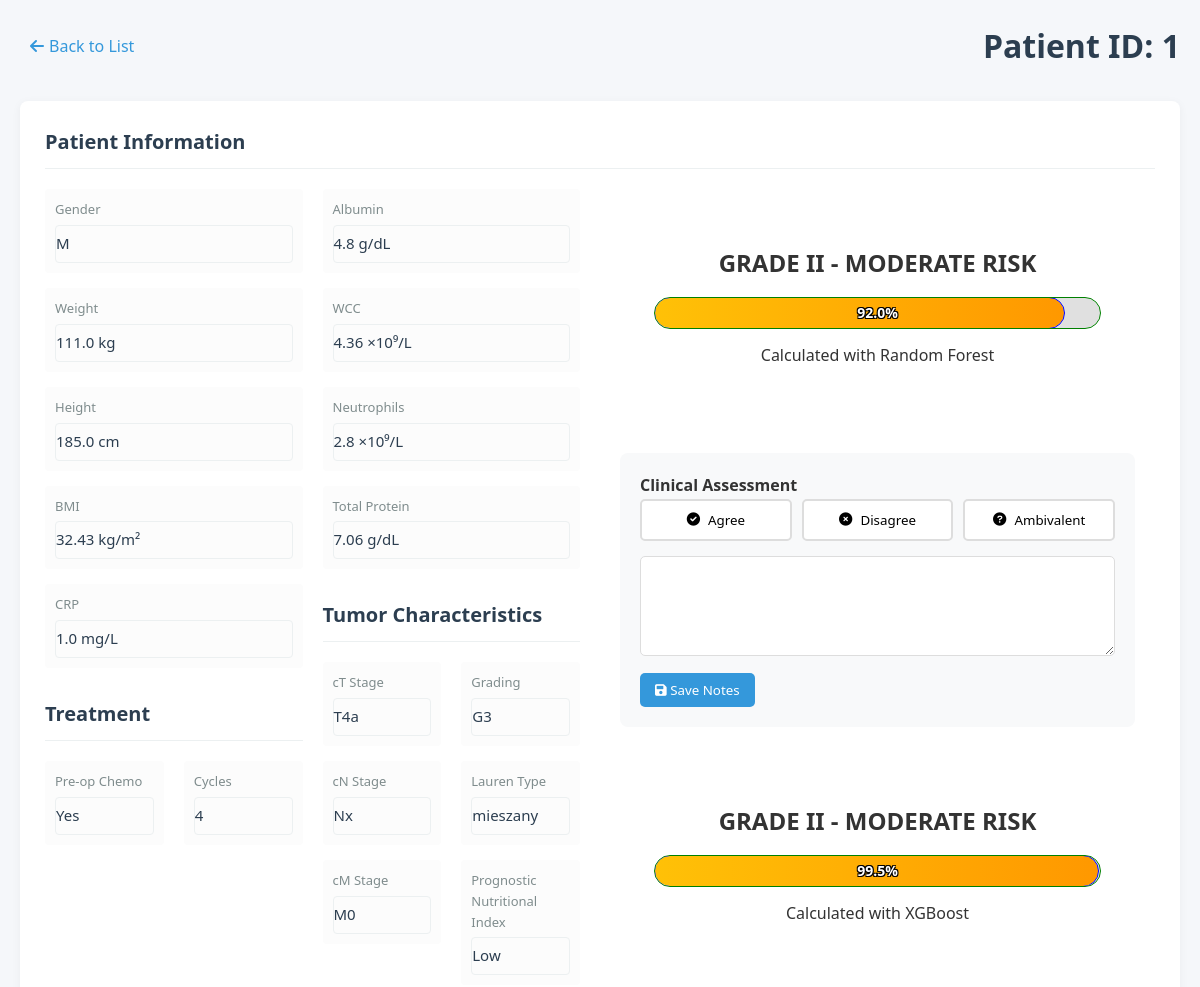
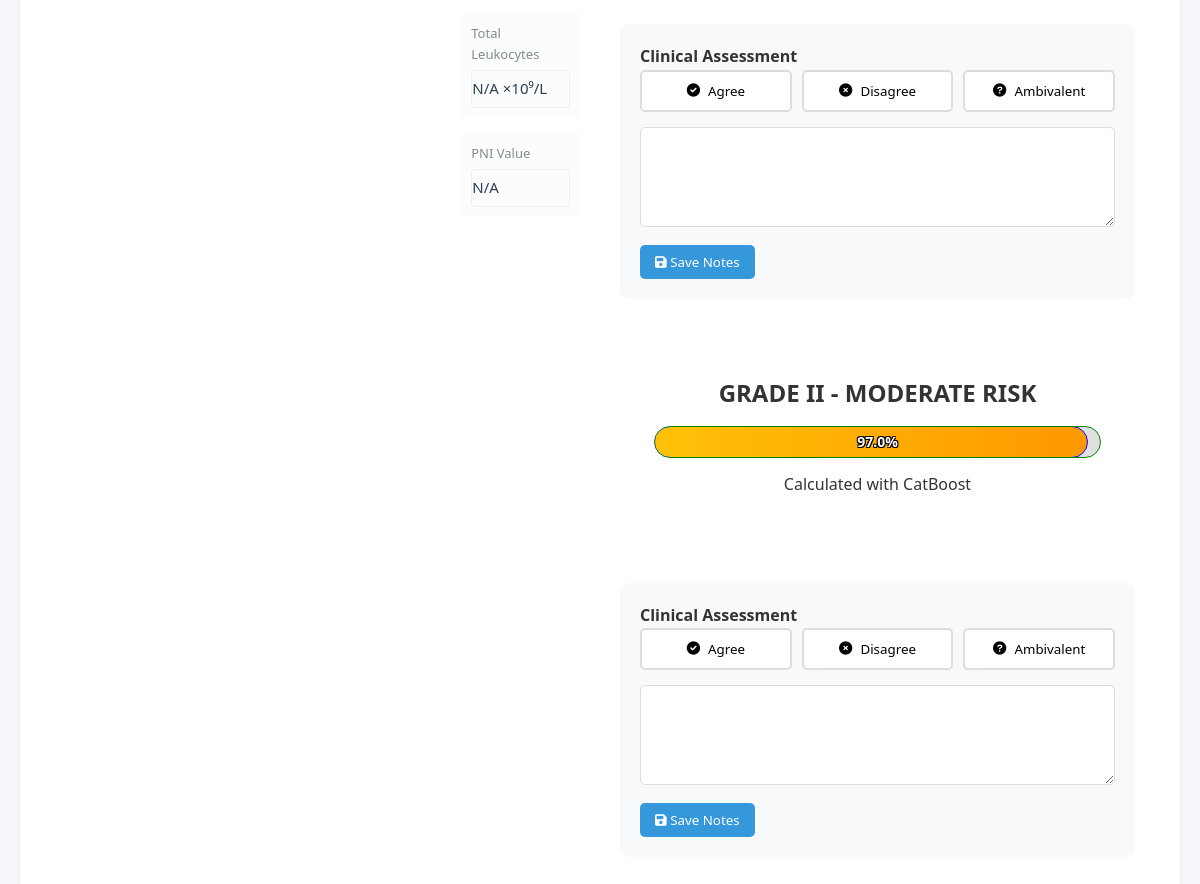
/patient/1, run on the app's committed database (2 pictures, top to bottom).
### models.py (models this page shows, shortened)
class Patient(db.Model):
    id = db.Column(db.Integer, primary_key=True)
    gender = db.Column(db.String(1), nullable=False)        # 'M' lub 'K'
    weight = db.Column(db.Float, nullable=False)            # waga w kg (wartości numeryczne)
    height = db.Column(db.Float, nullable=False)            # wzrost w cm (wartości numeryczne)
    bmi = db.Column(db.Float, nullable=False)               # BMI (wartości numeryczne)
    CRP = db.Column(db.Float, nullable=False)               # CRP (wartości numeryczne)
    Alb = db.Column(db.Float, nullable=False)               # Alb (wartości numeryczne)
    WCC = db.Column(db.Float, nullable=False)               # WCC (wartości numeryczne)
    NEU = db.Column(db.Float, nullable=False)               # NEU (wartości numeryczne)
    total_protein = db.Column(db.Float, nullable=False)     # białko całkowite (wartości numeryczne)
    pT = db.Column(db.String(10), nullable=False)           # stadium T (wartości kategoryczne)
    pN = db.Column(db.String(10), nullable=False)           # stadium N (wartości kategoryczne)
    pM = db.Column(db.String(10), nullable=False)           # stadium M (wartości kategoryczne)
    PNI = db.Column(db.Integer, nullable=False)             # PNI (wartości numeryczne 0-1)
    GRADING = db.Column(db.String(10), nullable=False)      # stopień zróżnicowania (wartości kategoryczne)
    Lauren = db.Column(db.String(10), nullable=False)       # typ Lauren (wartości kategoryczne)
    CTH_preop = db.Column(db.String(10), nullable=False)    # chemioterapia przedoperacyjna (wartości kategoryczne)
    cycles_number = db.Column(db.Integer, nullable=False)   # liczba cykli chemioterapii (wartości numeryczne)
    leukocytes = db.Column(db.Float, nullable=True)        # NEW: total leukocytes count (nullable)
    pni_float = db.Column(db.Float, nullable=True)         # NEW: float PNI value (nullable)
    predictions = db.relationship('Prediction', backref='patient', lazy=True)

class Prediction(db.Model):
    id = db.Column(db.Integer, primary_key=True)
    patient_id = db.Column(db.Integer, db.ForeignKey('patient.id'), nullable=False)
    probability = db.Column(db.Float, nullable=False)
    model_used = db.Column(db.String(50), nullable=False)
    interpretation = db.Column(db.String(50), nullable=False)
    top_factors = db.Column(db.JSON)  # Stores list of important factors
    all_probabilities = db.Column(db.JSON) # field for grade probabilities
    grade = db.Column(db.String(2))
    clinician_agreement = db.Column(db.String(20))  # 'agree', 'disagree', 'ambivalent'
    clinician_notes = db.Column(db.Text)
    patient_id = db.Column(db.Integer, db.ForeignKey('patient.id'), nullable=False)

### app.py (the view)
    @app.route('/patient/<int:patient_id>')
    def patient_detail(patient_id):
        patient = Patient.query.get_or_404(patient_id)
        predictions = patient.predictions
        return render_template('patient.html', patient=patient, predictions=predictions)

### templates/patient.html (shortened to what this page needs)
{% extends "base.html" %}
{% block content %}
<header class="patient-header">
    <button class="back-button" onclick="window.history.back()">
        <i class="fas fa-arrow-left"></i> Back to List
    </button>
    <h1>Patient ID: {{ patient.id }}</h1>
</header>
<div class="patient-profile">
    <div class="profile-column patient-data">
        <div class="section-title">
            <h2>Patient Information</h2>
        </div>
        <div class="data-columns">
            <div class="data-subcolumn">
                <div class="data-field">
                    <label>Gender</label>
                    <div class="editable-field">{{ patient.gender }}</div>
                </div>
                <div class="data-field">
                    <label>Weight</label>
                    <div class="editable-field">{{ patient.weight }} kg</div>
                </div>
                <div class="data-field">
                    <label>Height</label>
                    <div class="editable-field">{{ patient.height }} cm</div>
                </div>
                <div class="data-field">
                    <label>BMI</label>
                    <div class="editable-field">{{ patient.bmi }} kg/m²</div>
                </div>
                <div class="data-field">
                    <label>CRP</label>
                    <div class="editable-field">{{ patient.CRP }} mg/L</div>
                </div>
                        <div class="section-title" style="margin-top: 30px;">
                            <h2>Treatment</h2>
                        </div>
                        <div class="data-columns">
                            <div class="data-subcolumn">
                                <div class="data-field">
                                    <label>Pre-op Chemo</label>
                                    <div class="editable-field">{{ "Yes" if patient.CTH_preop == "tak" else "No" }}</div>
                                </div>
                            </div>
                            <div class="data-subcolumn">
                                <div class="data-field">
                                    <label>Cycles</label>
                                    <div class="editable-field">{{ patient.cycles_number }}</div>
                                </div>
                            </div>
                        </div>
            </div>
            <div class="data-subcolumn">
                <div class="data-field">
                    <label>Albumin</label>
                    <div class="editable-field">{{ patient.Alb }} g/dL</div>
                </div>
                <div class="data-field">
                    <label>WCC</label>
                    <div class="editable-field">{{ patient.WCC }} ×10⁹/L</div>
                </div>
                <div class="data-field">
                    <label>Neutrophils</label>
                    <div class="editable-field">{{ patient.NEU }} ×10⁹/L</div>
                </div>
                <div class="data-field">
                    <label>Total Protein</label>
                    <div class="editable-field">{{ patient.total_protein }} g/dL</div>
                </div>
                <div class="section-title" style="margin-top: 30px;">
                    <h2>Tumor Characteristics</h2>
                </div>
                <div class="data-columns">
                    <div class="data-subcolumn">
                        <div class="data-field">
                            <label>cT Stage</label>
                            <div class="editable-field">{{ patient.pT }}</div>
                        </div>
                        <div class="data-field">
                            <label>cN Stage</label>
                            <div class="editable-field">{{ patient.pN }}</div>
                        </div>
                        <div class="data-field">
                            <label>cM Stage</label>
                            <div class="editable-field">{{ patient.pM }}</div>
                        </div>
                    </div>
                    <div class="data-subcolumn">
                        <div class="data-field">
                            <label>Grading</label>
                            <div class="editable-field">{{ patient.GRADING }}</div>
                        </div>
                        <div class="data-field">
                            <label>Lauren Type</label>
                            <div class="editable-field">{{ patient.Lauren }}</div>
                        </div>
                        <div class="data-field">
                            <label>Prognostic Nutritional Index</label>
                            <div class="editable-field">{{ "High" if patient.PNI else "Low" }}</div>
                        </div>
                        <div class="data-field">
                            <label>Total Leukocytes</label>
                            <div class="editable-field">
                                {{ patient.leukocytes if patient.leukocytes else 'N/A' }} ×10⁹/L
                            </div>
                        </div>
                        <div class="data-field">
                            <label>PNI Value</label>
                            <div class="editable-field">
                                {{ patient.pni_float if patient.pni_float else 'N/A' }}
                            </div>
                        </div>
                    </div>
                </div>
            </div>
            <div class="prediction-data">
                {% if predictions %}
                    {% for prediction in predictions %}
                    <div class="prediction-result">
                        <div class="prediction-result">
                            <div class="risk-level risk-{{ prediction.interpretation|lower|replace(' ', '-') }}">
                                <h3>GRADE {{ prediction.grade }} - {{ prediction.interpretation }}</h3>
                                <div class="probability-gauge">
                                    <div class="gauge-fill" style="width: {{ (prediction.probability * 100)|round(1) }}%"></div>
                                    <span class="probability-value">{{ (prediction.probability * 100)|round(1) }}%</span>
                                </div>
                                <p>Calculated with {{ prediction.model_used }}</p>
                            </div>
                        </div>
                        <div class="clinician-feedback">
                            <h4>Clinical Assessment</h4>
                            <form method="POST" action="{{ url_for('save_feedback', prediction_id=prediction.id) }}">
                                <div class="feedback-buttons">
                                    <button type="submit" name="agreement" value="agree"
                                            class="{% if prediction.clinician_agreement == 'agree' %}active{% endif %}">
                                        <i class="fas fa-check-circle"></i> Agree
                                    </button>
                                    <button type="submit" name="agreement" value="disagree"
                                            class="{% if prediction.clinician_agreement == 'disagree' %}active{% endif %}">
                                        <i class="fas fa-times-circle"></i> Disagree
                                    </button>
                                    <button type="submit" name="agreement" value="ambivalent"
                                            class="{% if prediction.clinician_agreement == 'ambivalent' %}active{% endif %}">
                                        <i class="fas fa-question-circle"></i> Ambivalent
                                    </button>
                                </div>
                                <div class="feedback-notes">
                                    <textarea name="clinician_notes" placeholder="Enter your clinical reasoning...">
                                        {{ prediction.clinician_notes or '' }}
                                    </textarea>
                                    <button type="submit" class="btn-save-notes">
                                        <i class="fas fa-save"></i> Save Notes
                                    </button>
                                </div>
                            </form>
                        </div>
                    </div>
                    {% endfor %}
                {% else %}
                    <div class="no-prediction">
                        <p>No prediction available for this patient</p>
                    </div>
                {% endif %}
            </div>
        </div>
    </div>
</div>
</div>
{% endblock %}

### static/css/styles.css (style rules this page uses)
:root { --primary-color: #2c3e50; --secondary-color: #3498db; --accent-color: #e74c3c; --light-gray: #ecf0f1; --medium-gray: #bdc3c7; --dark-gray: #7f8c8d; --success-color: #2ecc71; --warning-color: #f39c12; --danger-color: #e74c3c; }
* { margin: 0; padding: 0; box-sizing: border-box; font-family: 'Segoe UI', Tahoma, Geneva, Verdana, sans-serif; }
body { background-color: #f5f7fa; color: #333; line-height: 1.6; }
header { margin-bottom: 30px; display: flex; justify-content: space-between; align-items: center; flex-wrap: wrap; gap: 20px; }
h1 { color: var(--primary-color); font-weight: 600; }
.patient-header { margin-bottom: 30px; display: flex; align-items: center; gap: 20px; }
.back-button { background: none; border: none; color: var(--secondary-color); font-size: 16px; cursor: pointer; display: flex; align-items: center; gap: 5px; padding: 5px 10px; border-radius: 4px; transition: background-color 0.2s; }
.patient-profile { display: flex; gap: 30px; width: 100%; }
.profile-column { background: white; border-radius: 8px; box-shadow: 0 2px 10px rgba(0, 0, 0, 0.05); padding: 25px; }
.section-title { margin-bottom: 20px; padding-bottom: 10px; border-bottom: 1px solid var(--light-gray); }
.section-title h2 { color: var(--primary-color); font-size: 20px; }
.editable-field { padding: 8px 12px; border: 1px solid var(--light-gray); border-radius: 4px; min-height: 38px; }
.feedback-buttons { display: flex; gap: 10px; margin-bottom: 20px; }
.data-field:last-child { border-bottom: none; }
.editable-field { padding: 8px 0; color: #333; }
.data-columns { display: flex; gap: 20px; flex-grow: 1; }
.data-subcolumn { flex: 1; min-width: 0; }
.patient-data { flex: 1; min-width: 0; display: flex; flex-direction: column; }
.prediction-data { width: 50%; min-width: 400px; }
.data-field { margin-bottom: 15px; padding: 10px; background: rgba(245, 245, 245, 0.3); border-radius: 4px; }
.data-field label { display: block; font-size: 13px; color: var(--dark-gray); margin-bottom: 5px; }
.data-field .editable-field { font-size: 15px; font-weight: 500; color: var(--primary-color); padding: 5px 0; }
.prediction-result { padding: 20px; }
.risk-level { text-align: center; margin-bottom: 20px; padding: 15px; border-radius: 8px; }
.risk-level h3 { margin-bottom: 10px; font-size: 24px; }
.clinician-feedback { margin-top: 30px; padding: 20px; background: #f8f9fa; border-radius: 8px; }
.feedback-buttons { display: flex; gap: 10px; margin-bottom: 15px; }
.feedback-buttons button { flex: 1; padding: 10px; border: 2px solid #ddd; background: white; border-radius: 5px; cursor: pointer; transition: all 0.3s; display: flex; align-items: center; justify-content: center; gap: 8px; }
.feedback-notes textarea { width: 100%; min-height: 100px; padding: 10px; border: 1px solid #ddd; border-radius: 5px; resize: vertical; }
.btn-save-notes { margin-top: 10px; padding: 8px 15px; background: var(--secondary-color); color: white; border: none; border-radius: 5px; cursor: pointer; }
.probability-value { position: absolute; top: 50%; left: 50%; transform: translate(-50%, -50%); font-weight: bold; font-size: 14px; color: #000; text-shadow: -1px -1px 0 #fff, 1px -1px 0 #fff, -1px 1px 0 #fff, 1px 1px 0 #fff; mix-blend-mode: normal; pointer-events: none; z-index: 2; }
.probability-gauge { height: 30px; background: #e0e0e0; border-radius: 15px; margin: 15px 0; position: relative; overflow: hidden; }
.gauge-fill { position: absolute; top: 0; left: 0; height: 100%; width: 0%; border-radius: 15px; transition: width 0.5s ease; z-index: 1; }
.probability-value { position: absolute; top: 50%; left: 50%; transform: translate(-50%, -50%); font-weight: bold; font-size: 14px; z-index: 2; color: white; text-shadow: -1px -1px 0 #000, 1px -1px 0 #000, -1px 1px 0 #000, 1px 1px 0 #000; }
.probability-gauge { outline: 1px solid green; }
.gauge-fill { outline: 1px solid blue; }
.risk-moderate-risk .gauge-fill { background: linear-gradient(to right, #FFC107, #FF9800); }

### data on the page
Patient: id "1", gender "M", weight "111.0", height "185.0", bmi "32.43", CRP "1.0", CTH_preop "Yes", cycles_number "4", Alb "4.8", WCC "4.36", NEU "2.8", total_protein "7.06", pT "T4a", pN "Nx", pM "M0", GRADING "G3", Lauren "mieszany", PNI "Low", leukocytes "N/A", pni_float "N/A"
Prediction: grade "II", interpretation "MODERATE RISK", (prediction.probability*100)|round(1) "92.0", model_used "Random Forest"
Prediction: grade "II", interpretation "MODERATE RISK", (prediction.probability*100)|round(1) "99.5", model_used "XGBoost"
Prediction: grade "II", interpretation "MODERATE RISK", (prediction.probability*100)|round(1) "97.0", model_used "CatBoost"
